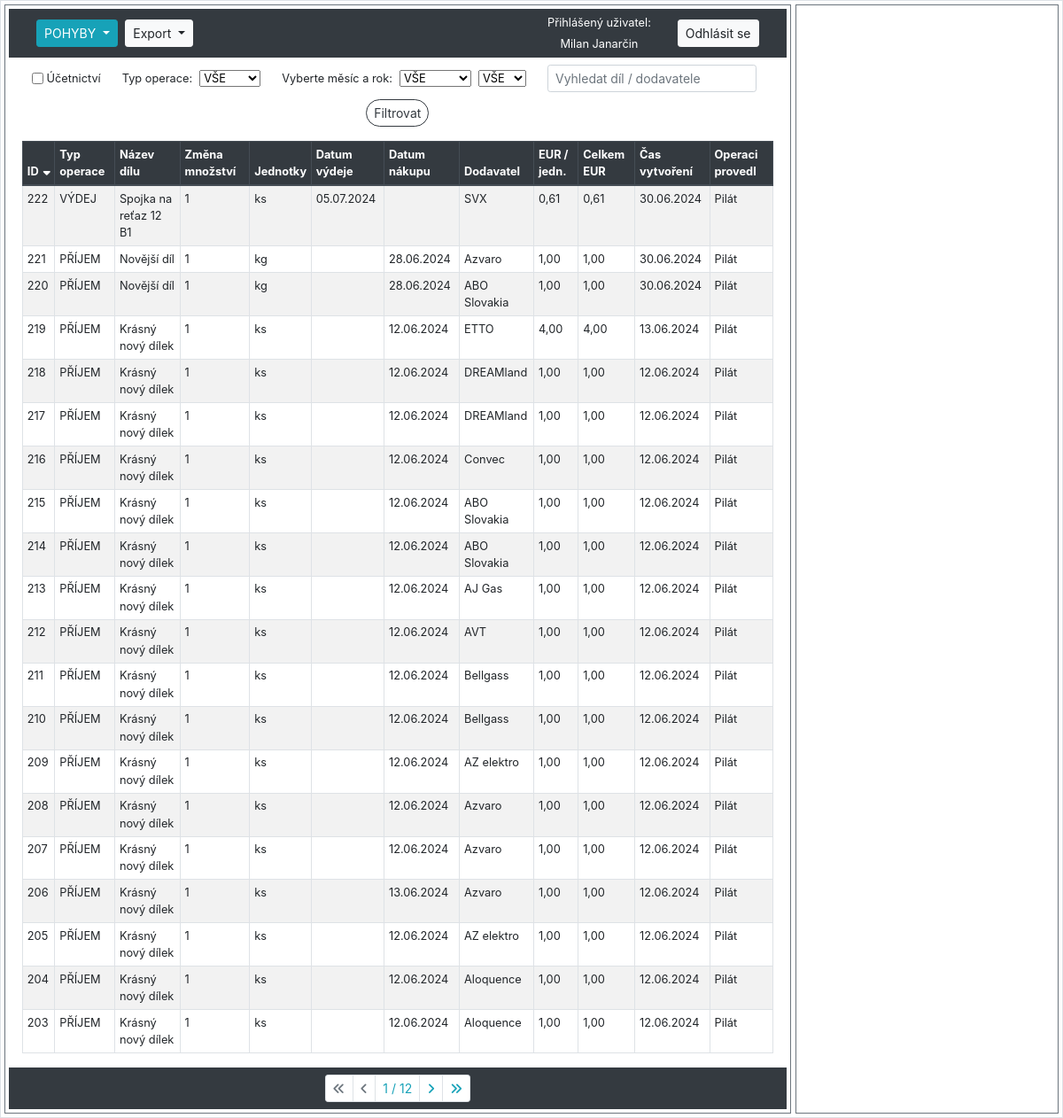
/sklad/audit_logs/ (signed in), run on an earlier commit of the app's database.
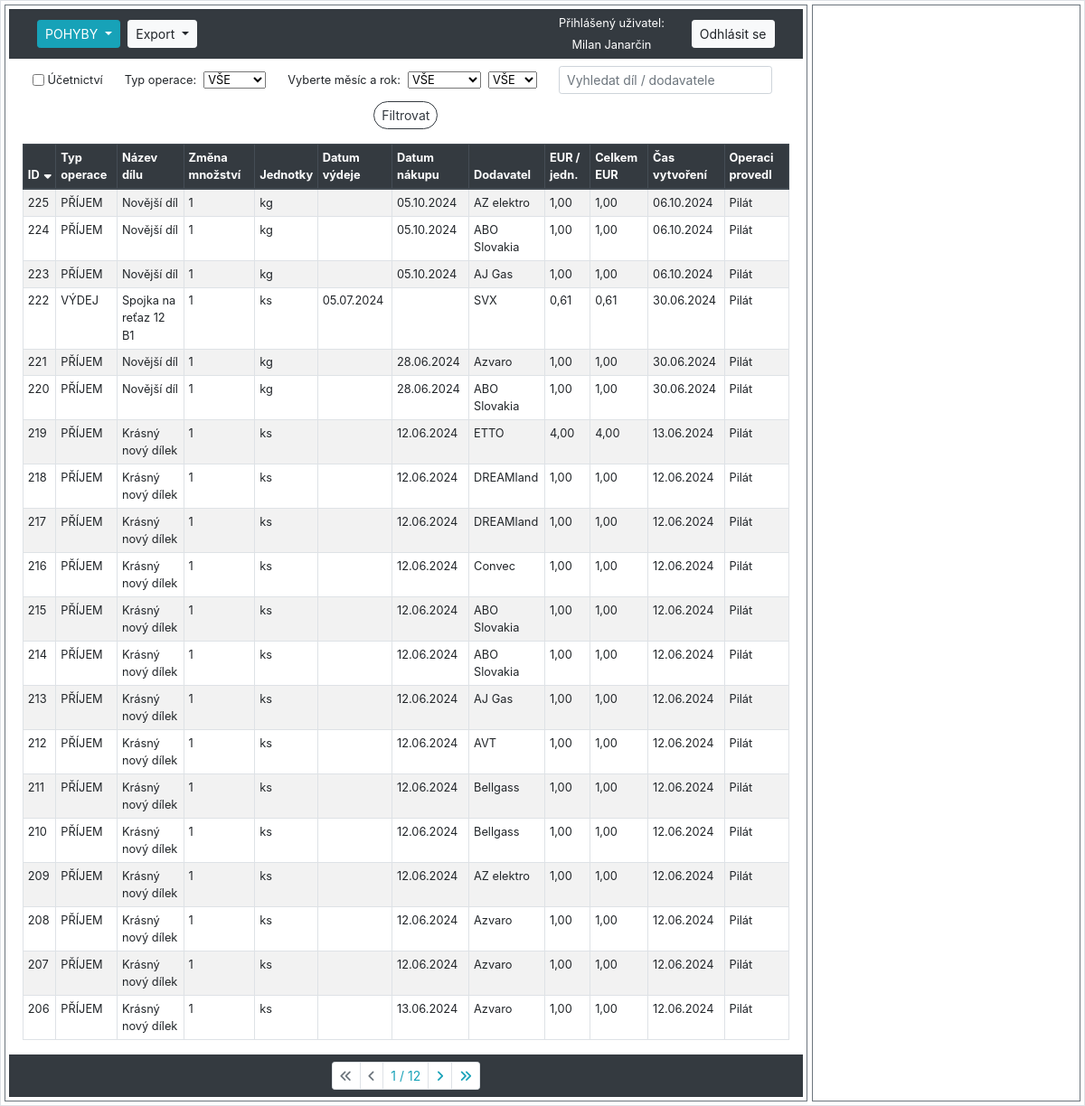
And on a later commit of the database.
### hpm_sklad/models.py (models this page shows, shortened)
class AuditLog(models.Model):
    class Meta:
        verbose_name_plural = "Auditovací logy"
        ordering = ["-id"]
    MOVEMENT_CHOICES = [
        ('PŘÍJEM', 'Příjem'),
        ('VÝDEJ', 'Výdej')
    ]
    JEDNOTKY_CHOICES = [
        ('ks', 'kus'),
        ('kg', 'kilogram'),
        ('par', 'pár'),
        ('l', 'litr'),
        ('m', 'metr'),
        ('baleni', 'balení'),
    ]
    ucetnictvi = models.BooleanField(verbose_name="Účetnictví")
    evidencni_cislo = models.ForeignKey(Sklad, on_delete=models.CASCADE, verbose_name="Evidenční číslo")
    interne_cislo = models.IntegerField(null=True, verbose_name="Číslo karty")
    objednano = models.CharField(max_length=100, null=True, blank=True, verbose_name="Objednáno?")
    nazev_dilu = models.CharField(max_length=100, verbose_name="Název dílu", db_index=True)
    zmena_mnozstvi = models.IntegerField(verbose_name="Změna množství")
    mnozstvi = models.PositiveIntegerField(verbose_name="Množství")
    jednotky = models.CharField(max_length=10, choices=JEDNOTKY_CHOICES, default='ks', verbose_name="Jednotky")
    typ_operace = models.CharField(max_length=10, choices=MOVEMENT_CHOICES, verbose_name="Typ operace")
    pouzite_zarizeni = models.CharField(max_length=70, null=True, verbose_name="Pro zařízení")
    umisteni = models.CharField(max_length=25, verbose_name="Umístění")
    dodavatel = models.CharField(max_length=70, verbose_name="Dodavatel")
    datum_vydeje = models.DateField(null=True, blank=True, verbose_name="Datum výdeje")
    datum_nakupu = models.DateField(null=True, blank=True, verbose_name="Datum nákupu")
    cislo_objednavky = models.CharField(max_length=20, null=True, blank=True, verbose_name="Číslo objednávky")
    jednotkova_cena_eur = models.FloatField(default=0.0, verbose_name="EUR/jednotka")
    celkova_cena_eur = models.FloatField(default=0.0, verbose_name="Celkem EUR")
    cas_vytvoreni = models.DateTimeField(auto_now_add=True, verbose_name="Čas vytvoření")
    operaci_provedl = models.ForeignKey(User, on_delete=models.CASCADE, verbose_name="Operaci provedl")
    poznamka = models.CharField(null=True, blank=True, max_length=200, verbose_name="Poznámka")

### hpm_sklad/views.py (the view, shortened to what this page needs)
# urls.py: path('sklad/audit_logs/', views.AuditLogListView.as_view(), name='audit_log'),
class AuditLogListView(LoginRequiredMixin, ListView):
    model = AuditLog
    template_name = 'hpm_sklad/audit_log.html'
    paginate_by = 20
    export_csv = False
    graph = False
    def get_context_data(self, **kwargs):
        context = super().get_context_data(**kwargs)
        selected_id = self.request.GET.get('selected', None)
        if selected_id:
            context['selected_item'] = get_object_or_404(AuditLog, id=selected_id)
        else:
            context['selected_item'] = None
        current_year = datetime.datetime.now().year
        context['years'] = range(current_year, 2023, -1)
        context.update({
            'db_table': 'audit_log',
            'sort': self.request.GET.get('sort', 'id'),
            'order': self.request.GET.get('order', 'down'),
            'query': self.request.GET.get('query', ''),
            'typ_operace': self.request.GET.get('typ_operace', 'VŠE'),
            'month': self.request.GET.get('month', 'VŠE'),
            'year': self.request.GET.get('year', 'VŠE'),
            'ucetnictvi': self.request.GET.get('ucetnictvi', ''),
            'current_user': self.request.user,
        })
        return context
    def get_queryset(self):
        queryset = AuditLog.objects.all()
        query = self.request.GET.get('query', '')
        sort = self.request.GET.get('sort', 'id')
        order = self.request.GET.get('order', 'down')
        if query:
            queryset = queryset.filter(
                Q(nazev_dilu__icontains=query) | Q(dodavatel__icontains=query)
            )
        if self.request.GET.get('ucetnictvi', '') == 'on':
            queryset = queryset.filter(ucetnictvi=True)
        typ_operace = self.request.GET.get('typ_operace', 'VŠE')
        if typ_operace != 'VŠE':
            queryset = queryset.filter(typ_operace=typ_operace)
        self.month = self.request.GET.get('month', 'VŠE')
        self.year = self.request.GET.get('year', 'VŠE')
        if self.month != 'VŠE':
            queryset = queryset.filter(
                Q(datum_vydeje__month=self.month) | Q(datum_nakupu__month=self.month)
            )
        if self.year != 'VŠE':
            queryset = queryset.filter(
                Q(datum_vydeje__year=self.year) | Q(datum_nakupu__year=self.year)
            )
        if order == 'down':
            sort = f"-{sort}"
        queryset = queryset.order_by(sort)
        return queryset
    def render_to_response(self, context, **response_kwargs):
        if getattr(self, 'export_csv', False):
            return self.export_to_csv(self.get_queryset())
        elif getattr(self, 'graph', False):
            return self.generate_graph_to_pdf(self.get_queryset())
        else:
            return super().render_to_response(context, **response_kwargs)

### hpm_sklad/templatetags/custom_filters.py (called while the page is built)
@register.filter
def url_remove_param(querystring, params):
    params = params.split(',')
    new_querystring = '&'.join(
        f"{key}={value}"
        for part in querystring.split('&')
        if '=' in part and (key := part.split('=')[0]) not in params and (value := part.split('=')[1])
    )
    return new_querystring

### hpm_sklad/templates/hpm_sklad/audit_log.html (shortened to what the changed rows need)
{% extends "hpm_sklad/base_left_right_column.html" %}
{% load static %}
{% load custom_filters %}
{% block left_content %}
    <div class="container-fluid">
        <table class="table table-sm table-hover table-striped table-bordered">
            <thead class="thead-dark">
                <tr>
                    {% with request.GET.urlencode as querystring %}
                        <th>
                            <a href="?sort=id&order={% if request.GET.sort == 'id' and request.GET.order == 'up' %}down{% else %}up{% endif %}&{{ querystring|url_remove_param:'sort,order' }}">
                                ID
                                {% if not request.GET.sort %}
                                    <i class="fas fa-sort-down"></i>
                                {% endif %}
                            </a>
                        </th>
                        <th>
                            <a href="?sort=typ_operace&order={% if request.GET.sort == 'typ_operace' and request.GET.order == 'up' %}down{% else %}up{% endif %}&{{ querystring|url_remove_param:'sort,order' }}">
                                Typ operace
                            </a>
                        </th>
                        <th>
                            <a href="?sort=nazev_dilu&order={% if request.GET.sort == 'nazev_dilu' and request.GET.order == 'up' %}down{% else %}up{% endif %}&{{ querystring|url_remove_param:'sort,order' }}">
                                Název dílu
                            </a>
                        </th>
                        <th>
                            <a href="?sort=zmena_mnozstvi&order={% if request.GET.sort == 'zmena_mnozstvi' and request.GET.order == 'up' %}down{% else %}up{% endif %}&{{ querystring|url_remove_param:'sort,order' }}">
                                Změna množství
                            </a>
                        </th>
                        <th>
                            <a href="?sort=jednotky&order={% if request.GET.sort == 'jednotky' and request.GET.order == 'up' %}down{% else %}up{% endif %}&{{ querystring|url_remove_param:'sort,order' }}">
                                Jednotky
                            </a>
                        </th>
                        <th>
                            <a href="?sort=datum_vydeje&order={% if request.GET.sort == 'datum_vydeje' and request.GET.order == 'up' %}down{% else %}up{% endif %}&{{ querystring|url_remove_param:'sort,order' }}">
                                Datum výdeje
                            </a>
                        </th>
                        <th>
                            <a href="?sort=datum_nakupu&order={% if request.GET.sort == 'datum_nakupu' and request.GET.order == 'up' %}down{% else %}up{% endif %}&{{ querystring|url_remove_param:'sort,order' }}">
                                Datum nákupu
                            </a>
                        </th>
                        <th>
                            <a href="?sort=dodavatel&order={% if request.GET.sort == 'dodavatel' and request.GET.order == 'up' %}down{% else %}up{% endif %}&{{ querystring|url_remove_param:'sort,order' }}">
                                Dodavatel
                            </a>
                        </th>
                        <th>
                            <a href="?sort=jednotkova_cena_eur&order={% if request.GET.sort == 'jednotkova_cena_eur' and request.GET.order == 'up' %}down{% else %}up{% endif %}&{{ querystring|url_remove_param:'sort,order' }}">
                                EUR / jedn.
                            </a>
                        </th>
                        <th>
                            <a href="?sort=celkova_cena_eur&order={% if request.GET.sort == 'celkova_cena_eur' and request.GET.order == 'up' %}down{% else %}up{% endif %}&{{ querystring|url_remove_param:'sort,order' }}">
                                Celkem EUR
                            </a>
                        </th>
                        <th>
                            <a href="?sort=cas_vytvoreni&order={% if request.GET.sort == 'cas_vytvoreni' and request.GET.order == 'up' %}down{% else %}up{% endif %}&{{ querystring|url_remove_param:'sort,order' }}">
                                Čas vytvoření
                            </a>
                        </th>
                        <th>
                            <a href="?sort=operaci_provedl&order={% if request.GET.sort == 'operaci_provedl' and request.GET.order == 'up' %}down{% else %}up{% endif %}&{{ querystring|url_remove_param:'sort,order' }}">
                                Operaci provedl
                            </a>
                        </th>
                    {% endwith %}
                </tr>
            </thead>
            <tbody class="show-pointer">
                {% for item in object_list %}
                    <tr data-id="{{ item.pk }}" data-detail-url="{% url 'detail_audit_log' item.pk %}" onclick="loadDetail('{% url 'detail_audit_log' item.pk %}', '{{ item.pk }}')"
                    {% if item.pk == selected_item.pk %} class="table-info"{% endif %}>
                        <td>{{ item.pk }}</td>
                        <td>{{ item.typ_operace }}</td>
                        <td>{{ item.nazev_dilu|truncatechars:58 }}</td>
                        <td>{{ item.zmena_mnozstvi }}</td>
                        <td>{{ item.jednotky }}</td>
                        <td>{{ item.datum_vydeje | date:"d.m.Y" }}</td>
                        <td>{{ item.datum_nakupu | date:"d.m.Y" }}</td>
                        <td>{{ item.dodavatel|truncatechars:20 }}</td>
                        <td>{{ item.jednotkova_cena_eur|floatformat:2 }}</td>
                        <td>{{ item.celkova_cena_eur|floatformat:2 }}</td>
                        <td>{{ item.cas_vytvoreni|date:"d.m.Y" }}</td>
                        <td>{{ item.operaci_provedl.last_name }}</td>
                    </tr>
                {% endfor %}
            </tbody>
        </table>
    </div>
{% endblock %}

What changed in the data, as far as the page shows it:
no longer on this page (row unchanged): AuditLog: pk "205", typ_operace "PŘÍJEM", nazev_dilu "Krásný nový dílek", zmena_mnozstvi "1", jednotky "ks", datum_nakupu "12.06.2024", dodavatel "AZ elektro", jednotkova_cena_eur "1,00", celkova_cena_eur "1,00", cas_vytvoreni "12.06.2024", operaci_provedl.last_name "Pilát"
no longer on this page (row unchanged): AuditLog: pk "204", typ_operace "PŘÍJEM", nazev_dilu "Krásný nový dílek", zmena_mnozstvi "1", jednotky "ks", datum_nakupu "12.06.2024", dodavatel "Aloquence", jednotkova_cena_eur "1,00", celkova_cena_eur "1,00", cas_vytvoreni "12.06.2024", operaci_provedl.last_name "Pilát"
no longer on this page (row unchanged): AuditLog: pk "203", typ_operace "PŘÍJEM", nazev_dilu "Krásný nový dílek", zmena_mnozstvi "1", jednotky "ks", datum_nakupu "12.06.2024", dodavatel "Aloquence", jednotkova_cena_eur "1,00", celkova_cena_eur "1,00", cas_vytvoreni "12.06.2024", operaci_provedl.last_name "Pilát"
added AuditLog: pk "225", typ_operace "PŘÍJEM", nazev_dilu "Novější díl", zmena_mnozstvi "1", jednotky "kg", datum_nakupu "05.10.2024", dodavatel "AZ elektro", jednotkova_cena_eur "1,00", celkova_cena_eur "1,00", cas_vytvoreni "06.10.2024", operaci_provedl.last_name "Pilát"
added AuditLog: pk "224", typ_operace "PŘÍJEM", nazev_dilu "Novější díl", zmena_mnozstvi "1", jednotky "kg", datum_nakupu "05.10.2024", dodavatel "ABO Slovakia", jednotkova_cena_eur "1,00", celkova_cena_eur "1,00", cas_vytvoreni "06.10.2024", operaci_provedl.last_name "Pilát"
added AuditLog: pk "223", typ_operace "PŘÍJEM", nazev_dilu "Novější díl", zmena_mnozstvi "1", jednotky "kg", datum_nakupu "05.10.2024", dodavatel "AJ Gas", jednotkova_cena_eur "1,00", celkova_cena_eur "1,00", cas_vytvoreni "06.10.2024", operaci_provedl.last_name "Pilát"
